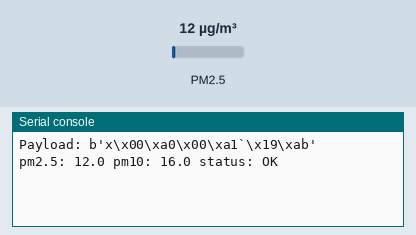
Recording of a program running on a simulated MicroPython board. Parts: the last lines printed to the serial console. The test bench sets the inputs (shaded band); at power-on: PM2.5 12 µg/m³. WiFi joins after 1.5 s; no MQTT or app messages arrive unless stated; values from a settings file that is not in the repository are placeholders.

Above: at 3.8 s.
3.9 s: PM2.5 set to 6 µg/m³
At 9.3 s:
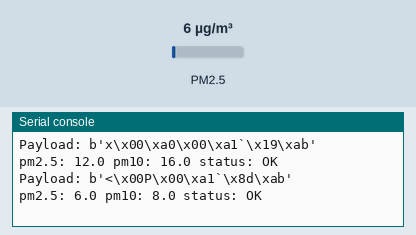
14.3 s: PM2.5 set to 75 µg/m³
At 18.4 s:
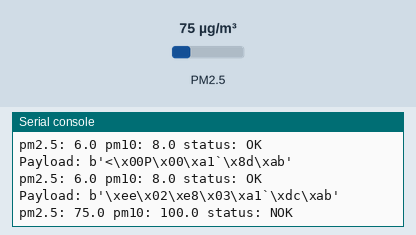
20.0 s: PM2.5 set to 150 µg/m³
At 23.6 s:
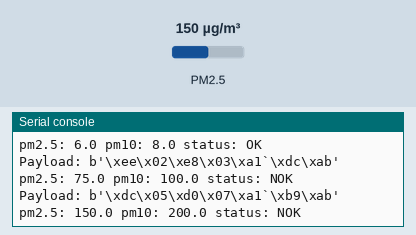
29.5 s: PM2.5 set to 225 µg/m³
At 34.0 s:
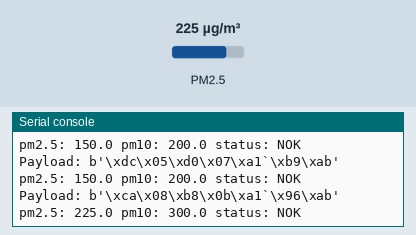
39.5 s: PM2.5 set to 294 µg/m³
At 44.4 s:
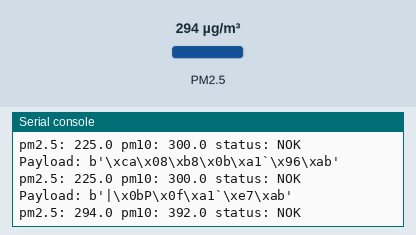
49.5 s: PM2.5 set to 0 µg/m³
At 53.6 s:
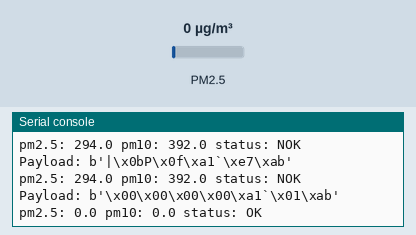
Timing chart, 0 to 55.1 s (numbered marks = the images above; inputs shaded):
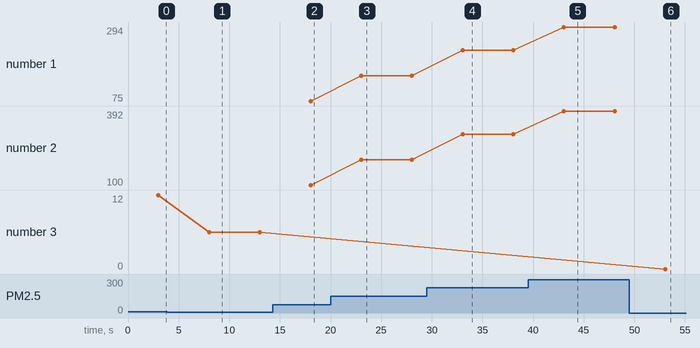

Measured:
- after the input at 3.9 s, the serial console: prints a new line after 4.1 s (image 1)
- after the input at 14.3 s, the serial console: prints a new line after 3.7 s (image 2)
- after the input at 20.0 s, the serial console: prints a new line after 3.0 s (image 3)
- after the input at 29.5 s, the serial console: prints a new line after 3.5 s (image 4)
- after the input at 39.5 s, the serial console: prints a new line after 3.5 s (image 5)
- after the input at 49.5 s, the serial console: prints a new line after 3.6 s (image 6)
- plotted number 1: 75 → 150 after the input at 20.0 s, 150 → 225 after the input at 29.5 s, 225 → 294 after the input at 39.5 s
- plotted number 2: 100 → 200 after the input at 20.0 s, 200 → 300 after the input at 29.5 s, 300 → 392 after the input at 39.5 s

The program:

main.py
```python
import sds011
import time
import cloud


sensor = sds011.SDS011()
report = cloud.connect()

while True:
    try:
        measurements = sensor.read()
        if measurements is None:
            pass
        else:
            report.compose(*measurements)
            time.sleep_ms(5000)
    except KeyboardInterrupt as e:
        print('KeyboardInterrupt')
```

sds011.py
```python
"""
Reading format. See http://cl.ly/ekot

0 Header   '\xaa'
1 Command  '\xc0'
2 DATA1    PM2.5 Low byte
3 DATA2    PM2.5 High byte
4 DATA3    PM10 Low byte
5 DATA4    PM10 High byte
6 DATA5    ID byte 1
7 DATA6    ID byte 2
8 Checksum Low byte of sum of DATA bytes
9 Tail     '\xab'

"""

import machine
import ustruct as struct
import sys
import utime as time


class UnexpectedValue(Exception):
    pass


class SDS011:
    def __init__(self):
        self.uart0 = machine.UART(0, 9600)
        self.uart0.init(9600, bits=8, parity=None, stop=1)

    def read(self):
        try:
            header = self.uart0.read(1)
            if header == b'\xaa':
                command = self.uart0.read(1)
                if command == b'\xc0':
                    return self.measurement(self.uart0.read(8))
                if command == b'\xc5':
                    self.response(self.uart0.read(8))
        except Exception as e:
            print('Problem attempting to read:', e)
            sys.print_exception(e)

    def validate(self, value):
        if 0.0 <= value <= 999.9:
            pass
        else:
            raise UnexpectedValue()

    def response(self, payload):
        pass

    def measurement(self, payload):
        try:
            print('Payload:', payload)
            *data, checksum, tail = struct.unpack('<HHBBBs', payload)
            pm25 = data[0] / 10.0
            pm10 = data[1] / 10.0
            # device_id = str(data[2]) + str(data[3])
            isvalid = checksum == (sum(data) % 256)
            iscomplete = tail == b'\xab'
            status = 'OK' if (isvalid and iscomplete) else 'NOK'

            print('pm2.5:', pm25, 'pm10:', pm10, 'status:', status)

            self.validate(pm25)
            self.validate(pm10)

            return (pm25, pm10, status)

        except Exception as e:
            print('Problem decoding packet:', e)
            sys.print_exception(e)

        except UnexpectedValue:
            pass
```

cloud.py
```python
import config
from umqtt.robust import MQTTClient


class Report:
    def __init__(self):
        self.mqtt = MQTTClient(
            client_id=config.MQTT_CLIENT_ID,
            server=config.MQTT_HOST,
            port=config.MQTT_PORT,
            user=config.MQTT_USER,
            password=config.MQTT_PASSWORD,
        )

    def connect(self):
        self.mqtt.connect()

    def publish(self, metric, value):
        topic = '{}/feeds/{}'.format(
            config.MQTT_USER,
            metric
        )
        # message = 'particulate_matter,mgpcm={}'.format(value)
        self.mqtt.publish(topic, str(value))

    def compose(self, pm2_5, pm10, status):
        self.publish('pm2_5', pm2_5)
        self.publish('pm10', pm10)


def connect():
    report = Report()
    report.connect()
    return report
```

wireless.py
```python
import config
import network


def connect():
    sta_if = network.WLAN(network.STA_IF)
    sta_if.active(True)
    if not sta_if.isconnected():
        sta_if.connect(config.WIFI_USER, config.WIFI_PASSWORD)
        while not sta_if.isconnected():
            pass
```

boot.py
```python
import gc
import webrepl
import time
import wireless
gc.collect()

wireless.connect()
webrepl.start()
time.sleep_ms(1000)
```
